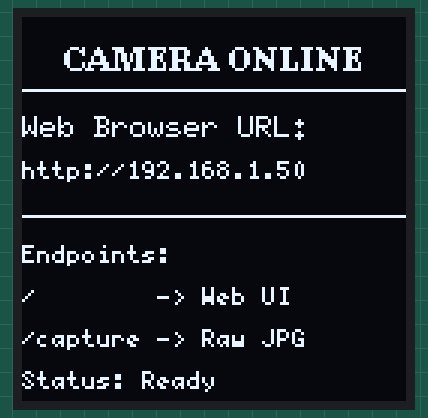
Simulated run of this program. Board: Seeed XIAO ESP32-S3. Parts: 128×128 one-colour display. WiFi joins after 1.5 s; servers stay silent unless stated; the camera gives no picture; what the program prints to the serial monitor is not drawn.

Above: at 2.2 s.

The program:

main.cpp
```cpp
#include <Arduino.h>
#include <WiFi.h>
#include <WebServer.h>
#include <Wire.h>
#include <U8g2lib.h>
#include "esp_camera.h"

// --- Wi-Fi Credentials ---
// wayfinder
// const char* ssid = "wayfinder";
// const char* password = "S1th3ternal";
// home
const char* ssid = "home-automation";
const char* password = "darksidecookies";


// --- OLED Configuration (SH1107 128x128 I2C on 0x3C) ---
U8G2_SH1107_SEEED_128X128_F_HW_I2C u8g2(U8G2_R0, /* reset=*/ U8X8_PIN_NONE);

// --- Web Server on Port 80 ---
WebServer server(80);

// --- Seeed Studio XIAO ESP32-S3 Sense Camera Pinout (OV2640 / OV3660) ---
#define PWDN_GPIO_NUM     -1
#define RESET_GPIO_NUM    -1
#define XCLK_GPIO_NUM     10
#define SIOD_GPIO_NUM     40
#define SIOC_GPIO_NUM     39

#define Y9_GPIO_NUM       48
#define Y8_GPIO_NUM       11
#define Y7_GPIO_NUM       12
#define Y6_GPIO_NUM       14
#define Y5_GPIO_NUM       16
#define Y4_GPIO_NUM       18
#define Y3_GPIO_NUM       17
#define Y2_GPIO_NUM       15
#define VSYNC_GPIO_NUM    38
#define HREF_GPIO_NUM     47
#define PCLK_GPIO_NUM     13

bool camera_initialized = false;

// --- OLED Status Screens ---
void drawConnectingScreen(int dots) {
    u8g2.clearBuffer();
    u8g2.setFont(u8g2_font_ncenB08_tr);
    u8g2.drawStr(16, 25, "E.C.H.O.S.");
    u8g2.drawHLine(0, 32, 128);

    u8g2.drawStr(10, 55, "Connecting WiFi");

    char dot_str[5] = "";
    for (int i = 0; i < dots; i++) {
        dot_str[i] = '.';
    }
    dot_str[dots] = '\0';
    u8g2.drawStr(10, 72, dot_str);

    u8g2.drawStr(10, 105, "SSID:");
    u8g2.drawStr(10, 120, ssid);
    u8g2.sendBuffer();
}

void drawCameraServerScreen(const String& ip_str) {
    u8g2.clearBuffer();

    // 1. Title Bar
    u8g2.setFont(u8g2_font_ncenB08_tr);
    u8g2.drawStr(14, 18, "CAMERA ONLINE");
    u8g2.drawHLine(0, 24, 128);

    // 2. URL Section
    u8g2.setFont(u8g2_font_6x10_tr);
    u8g2.drawStr(0, 40, "Web Browser URL:");

    // Use a compact 5x7 font for the full http:// link (21 chars * 5px = 105px wide, fits easily)
    u8g2.setFont(u8g2_font_5x7_tr);
    String full_url = "http://" + ip_str;
    u8g2.drawStr(0, 54, full_url.c_str());

    u8g2.drawHLine(0, 66, 128);

    // 3. Endpoints Info
    u8g2.setFont(u8g2_font_5x7_tr);
    u8g2.drawStr(0, 82, "Endpoints:");
    u8g2.drawStr(0, 96, "/        -> Web UI");
    u8g2.drawStr(0, 110, "/capture -> Raw JPG");
    u8g2.drawStr(0, 124, "Status: Ready");

    u8g2.sendBuffer();
}

void drawErrorScreen(const char* msg) {
    u8g2.clearBuffer();
    u8g2.setFont(u8g2_font_ncenB08_tr);
    u8g2.drawStr(15, 30, "SYSTEM ERROR");
    u8g2.drawHLine(0, 38, 128);
    u8g2.setFont(u8g2_font_6x10_tr);
    u8g2.drawStr(10, 65, msg);
    u8g2.sendBuffer();
}

// --- Camera Setup Function ---
bool initCamera() {
    camera_config_t config;
    config.ledc_channel = LEDC_CHANNEL_0;
    config.ledc_timer   = LEDC_TIMER_0;
    config.pin_d0       = Y2_GPIO_NUM;
    config.pin_d1       = Y3_GPIO_NUM;
    config.pin_d2       = Y4_GPIO_NUM;
    config.pin_d3       = Y5_GPIO_NUM;
    config.pin_d4       = Y6_GPIO_NUM;
    config.pin_d5       = Y7_GPIO_NUM;
    config.pin_d6       = Y8_GPIO_NUM;
    config.pin_d7       = Y9_GPIO_NUM;
    config.pin_xclk     = XCLK_GPIO_NUM;
    config.pin_pclk     = PCLK_GPIO_NUM;
    config.pin_vsync    = VSYNC_GPIO_NUM;
    config.pin_href     = HREF_GPIO_NUM;
    config.pin_sccb_sda = SIOD_GPIO_NUM;
    config.pin_sccb_scl = SIOC_GPIO_NUM;
    config.pin_pwdn     = PWDN_GPIO_NUM;
    config.pin_reset    = RESET_GPIO_NUM;
    config.xclk_freq_hz = 20000000;
    config.pixel_format = PIXFORMAT_JPEG;
    config.grab_mode    = CAMERA_GRAB_LATEST;

    if (psramFound()) {
        config.frame_size = FRAMESIZE_VGA; // 640x480 for quick transmission
        config.jpeg_quality = 12;
        config.fb_count = 2;
    } else {
        config.frame_size = FRAMESIZE_QVGA; // 320x240 fallback
        config.jpeg_quality = 16;
        config.fb_count = 1;
    }

    esp_err_t err = esp_camera_init(&config);
    if (err != ESP_OK) {
        Serial.printf("Camera initialization failed with code 0x%x\n", err);
        return false;
    }

    // Apply basic sensor orientation adjustments
    sensor_t *s = esp_camera_sensor_get();
    if (s != NULL) {
        s->set_vflip(s, 0); // Flip vertically if mounted upside down
        s->set_hmirror(s, 1);
    }

    return true;
}

// --- HTTP Handlers ---
void handleCapture() {
    camera_fb_t *fb = esp_camera_fb_get();
    if (!fb) {
        server.send(500, "text/plain", "Failed to capture image from camera buffer");
        return;
    }

    WiFiClient client = server.client();
    String response = "HTTP/1.1 200 OK\r\n";
    response += "Content-Type: image/jpeg\r\n";
    response += "Content-Disposition: inline; filename=capture.jpg\r\n";
    response += "Content-Length: " + String(fb->len) + "\r\n";
    response += "Connection: close\r\n\r\n";
    client.print(response);

    client.write(fb->buf, fb->len);
    esp_camera_fb_return(fb);
}

void handleRoot() {
    String html = R"rawliteral(
<!DOCTYPE html>
<html>
<head>
    <meta name="viewport" content="width=device-width, initial-scale=1">
    <title>E.C.H.O.S. Vision</title>
    <style>
        body { font-family: -apple-system, BlinkMacSystemFont, "Segoe UI", Roboto, sans-serif; background: #121212; color: #fff; text-align: center; margin: 0; padding: 20px; }
        h1 { color: #00e676; margin-bottom: 8px; }
        p { color: #888; margin-top: 0; }
        .frame-box { max-width: 640px; margin: 0 auto; border: 2px solid #333; border-radius: 8px; overflow: hidden; background: #000; min-height: 240px; display: flex; align-items: center; justify-content: center; }
        img { width: 100%; height: auto; display: block; }
        .btn { background: #00e676; color: #000; font-weight: bold; border: none; padding: 12px 28px; margin-top: 20px; font-size: 16px; border-radius: 6px; cursor: pointer; transition: 0.2s; }
        .btn:hover { background: #00b359; }
    </style>
</head>
<body>
    <h1>E.C.H.O.S. Vision Capture</h1>
    <p>Live snapshot from Seeed Studio XIAO ESP32-S3 Sense</p>
    <div class="frame-box">
        <img id="photo" src="/capture" alt="Captured Frame" />
    </div>
    <br>
    <button class="btn" onclick="refreshPhoto()">Capture New Snapshot</button>

    <script>
        function refreshPhoto() {
            var img = document.getElementById("photo");
            img.src = "/capture?t=" + new Date().getTime();
        }
    </script>
</body>
</html>
)rawliteral";

    server.send(200, "text/html", html);
}

void setup() {
    Serial.begin(115200);
    Wire.begin();

    // 1. Initialize Display
    u8g2.begin();
    u8g2.clearBuffer();

    // 2. Initialize Camera
    if (!initCamera()) {
        drawErrorScreen("Camera Init Failed!");
        while (1) { delay(1000); }
    }
    camera_initialized = true;

    // 3. Connect to Wi-Fi with animated status on screen
    WiFi.mode(WIFI_STA);
    WiFi.begin(ssid, password);

    int dot_counter = 1;
    while (WiFi.status() != WL_CONNECTED) {
        drawConnectingScreen(dot_counter);
        dot_counter = (dot_counter % 4) + 1;
        delay(400);
        Serial.print(".");
    }

    Serial.println("\nWiFi Connected!");
    String local_ip = WiFi.localIP().toString();
    Serial.print("Local IP: ");
    Serial.println(local_ip);

    // 4. Register HTTP Routes & Start Server
    server.on("/", HTTP_GET, handleRoot);
    server.on("/capture", HTTP_GET, handleCapture);
    server.begin();

    // 5. Draw IP and Endpoints on OLED
    drawCameraServerScreen(local_ip);
}

void loop() {
    server.handleClient();
}
```
